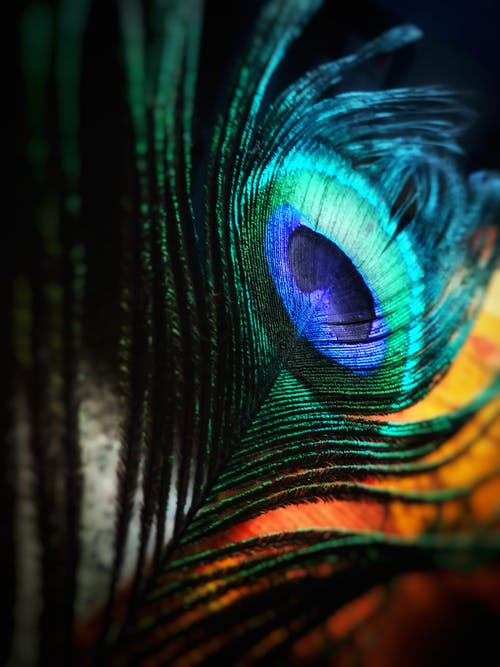
#> input picture assets/img1.jpg, 500 x 667 px
$ python cropImage.py
#> lines starting #> are read from the running program, lines starting #| are printed output that depends on the picture
import cv2

img = cv2.imread('assets/img1.jpg')
#> img is the input picture: shape (667, 500, 3); mean B, G, R 43.8, 49, 34.6

imgCropped = img[0:300, 0:300] #height,width [start:end of height, start:end of width]
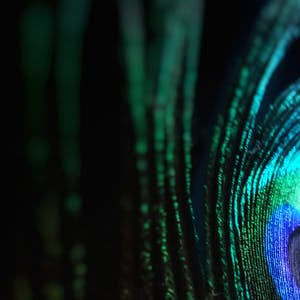
#> imgCropped: shape (300, 300, 3); mean B, G, R 32.5, 33.8, 11.3


cv2.imshow('Original', img)
cv2.imshow("cropped image", imgCropped)

cv2.waitKey(0)
